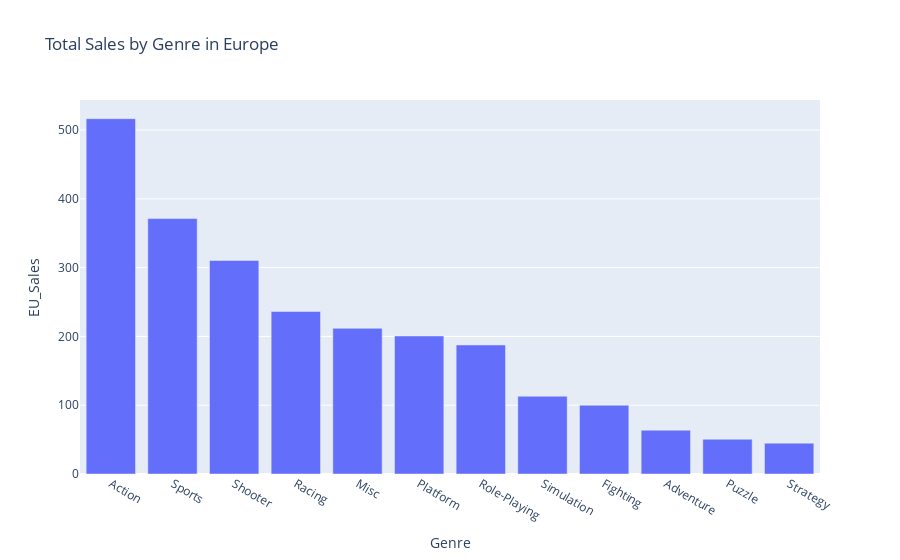

The notebook cell saved with this chart:
### Code cell
# Create the bar chart
fig = px.bar(genre_sales, x='Genre', y='EU_Sales', title='Total Sales by Genre in Europe')

# Show the chart
fig.show()

### Figure 1 — Plotly figure (JSON) as saved in the notebook; plotly's stock layout.template omitted (floating-point values rounded to 4 significant figures)
{"data": [{"hovertemplate": "Genre=%{x}<br>EU_Sales=%{y}<extra></extra>", "legendgroup": "", "marker": {"color": "#636efa", "pattern": {"shape": ""}}, "name": "", "orientation": "v", "showlegend": false, "textposition": "auto", "type": "bar", "x": ["Action", "Sports", "Shooter", "Racing", "Misc", "Platform", "Role-Playing", "Simulation", "Fighting", "Adventure", "Puzzle", "Strategy"], "xaxis": "x", "y": [516.5, 371.3, 310.4, 236.3, 211.8, 200.7, 187.6, 113.0, 100.0, 63.74, 50.52, 44.84], "yaxis": "y"}], "layout": {"barmode": "relative", "legend": {"tracegroupgap": 0}, "title": {"text": "Total Sales by Genre in Europe"}, "xaxis": {"anchor": "y", "domain": [0, 1], "title": {"text": "Genre"}}, "yaxis": {"anchor": "x", "domain": [0, 1], "title": {"text": "EU_Sales"}}}}
